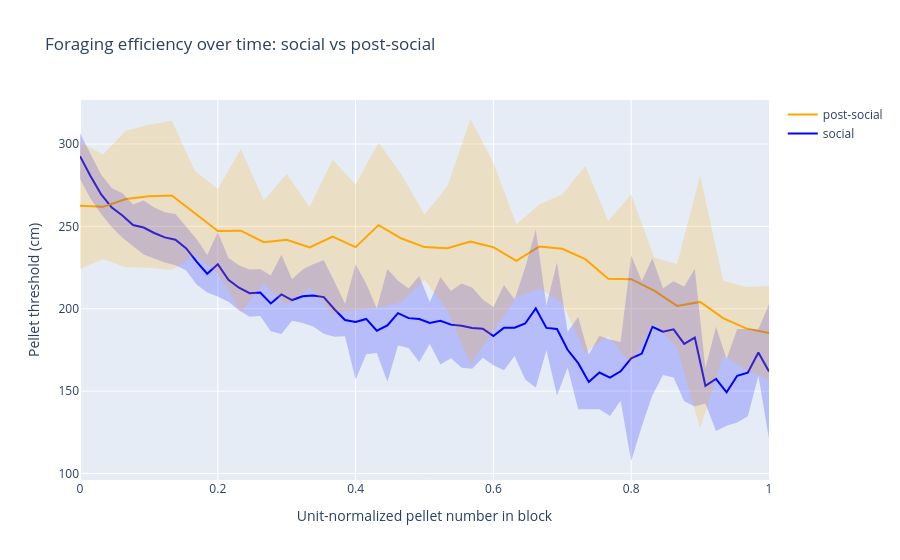

Notebook cell for this chart:
### Code cell
# Plotly line plots of `pel_in_block_means_social` and `pel_in_block_means_postsocial` with +/-
# shaded curves for sems
fig = go.Figure()

# Pel in block mean thresholds
fig.add_trace(
    go.Scatter(
        # x=np.arange(1, len(pel_in_block_means_social) + 1),
        x = np.linspace(0, 1, len(pel_in_block_means_social)),
        y=pel_in_block_means_social,
        mode="lines",
        name="social",
        line={"color": "blue"},
    )
)

fig.add_trace(
    go.Scatter(
        # x=np.arange(1, len(pel_in_block_means_postsocial) + 1),
        x = np.linspace(0, 1, len(pel_in_block_means_postsocial)),
        y=pel_in_block_means_postsocial,
        mode="lines",
        name="post-social",
        line={"color": "orange"},
    )
)


# Add shaded error regions
fig.add_trace(
    go.Scatter(
        # x=np.arange(1, len(pel_in_block_means_social) + 1),
        x = np.linspace(0, 1, len(pel_in_block_means_social)),
        y=pel_in_block_means_social + pel_in_block_sem_social,
        mode="lines",
        line={"width": 0},
        showlegend=False,
        name="social_upper",
    )
)

fig.add_trace(
    go.Scatter(
        # x=np.arange(1, len(pel_in_block_means_social) + 1),
        x = np.linspace(0, 1, len(pel_in_block_means_social)),
        y=pel_in_block_means_social - pel_in_block_sem_social,
        mode="lines",
        line={"width": 0},
        fill="tonexty",
        fillcolor="rgba(0, 0, 255, 0.2)",  # Light blue
        showlegend=False,
        name="social_lower",
    )
)

fig.add_trace(
    go.Scatter(
        # x=np.arange(1, len(pel_in_block_means_postsocial) + 1),
        x = np.linspace(0, 1, len(pel_in_block_means_postsocial)),
        y=pel_in_block_means_postsocial + pel_in_block_sem_postsocial,
        mode="lines",
        line={"width": 0},
        showlegend=False,
        name="postsocial_upper",
    )
)

fig.add_trace(
    go.Scatter(
        # x=np.arange(1, len(pel_in_block_means_postsocial) + 1),
        x = np.linspace(0, 1, len(pel_in_block_means_postsocial)),
        y=pel_in_block_means_postsocial - pel_in_block_sem_postsocial,
        mode="lines",
        line={"width": 0},
        fill="tonexty",
        fillcolor="rgba(255, 165, 0, 0.2)",  # Light orange
        showlegend=False,
        name="postsocial_lower",
    )
)

# Update layout for better appearance
fig.update_layout(
    # xaxis_title="Pellet number in block",
    xaxis_title="Unit-normalized pellet number in block",
    yaxis_title="Pellet threshold (cm)",
    title="Foraging efficiency over time: social vs post-social",
    hovermode="x unified",
    showlegend=True,
)

fig.write_image("figures/foraging_efficiency_over_time_social_vs_post-social.svg")
fig.show()

### Figure 1 — Plotly figure (JSON) as saved in the notebook; plotly's stock layout.template omitted (floating-point values rounded to 4 significant figures)
{"data": [{"line": {"color": "blue"}, "mode": "lines", "name": "social", "type": "scatter", "x": [0, 0.01538, 0.03077, 0.04615, 0.06154, 0.07692, 0.09231, 0.1077, 0.1231, 0.1385, 0.1538, 0.1692, 0.1846, 0.2, 0.2154, 0.2308, 0.2462, 0.2615, 0.2769, 0.2923, 0.3077, 0.3231, 0.3385, 0.3538, 0.3692, 0.3846, 0.4, 0.4154, 0.4308, 0.4462, 0.4615, 0.4769, 0.4923, 0.5077, 0.5231, 0.5385, 0.5538, 0.5692, 0.5846, 0.6, 0.6154, 0.6308, 0.6462, 0.6615, 0.6769, 0.6923, 0.7077, 0.7231, 0.7385, 0.7538, 0.7692, 0.7846, 0.8, 0.8154, 0.8308, 0.8462, 0.8615, 0.8769, 0.8923, 0.9077, 0.9231, 0.9385, 0.9538, 0.9692, 0.9846, 1], "y": [292.6, 280.4, 269.4, 261.4, 256.6, 250.8, 249.3, 246.0, 243.3, 241.9, 236.7, 228.6, 221.3, 227.0, 217.6, 212.8, 209.5, 209.9, 203.2, 208.7, 205.3, 207.6, 208.1, 207.1, 199.7, 193.2, 192.0, 193.8, 186.7, 189.9, 197.3, 194.3, 193.8, 191.4, 192.7, 190.4, 189.7, 188.3, 187.9, 183.4, 188.5, 188.4, 191.0, 200.2, 188.4, 187.7, 175.1, 167.0, 155.6, 161.3, 158.1, 162.0, 169.9, 172.8, 189.1, 186.1, 187.5, 178.7, 182.5, 153.2, 157.5, 149.3, 159.3, 161.2, 173.4, 161.9]}, {"line": {"color": "orange"}, "mode": "lines", "name": "post-social", "type": "scatter", "x": [0, 0.03333, 0.06667, 0.1, 0.1333, 0.1667, 0.2, 0.2333, 0.2667, 0.3, 0.3333, 0.3667, 0.4, 0.4333, 0.4667, 0.5, 0.5333, 0.5667, 0.6, 0.6333, 0.6667, 0.7, 0.7333, 0.7667, 0.8, 0.8333, 0.8667, 0.9, 0.9333, 0.9667, 1], "y": [262.6, 261.8, 266.6, 268.3, 268.8, 258.1, 247.2, 247.4, 240.4, 241.9, 237.3, 243.8, 237.4, 250.8, 242.6, 237.4, 236.7, 240.8, 237.4, 229.0, 237.8, 236.4, 230.1, 218.3, 218.0, 211.0, 201.7, 204.2, 194.3, 188.1, 185.3]}, {"line": {"width": 0}, "mode": "lines", "name": "social_upper", "showlegend": false, "type": "scatter", "x": [0, 0.01538, 0.03077, 0.04615, 0.06154, 0.07692, 0.09231, 0.1077, 0.1231, 0.1385, 0.1538, 0.1692, 0.1846, 0.2, 0.2154, 0.2308, 0.2462, 0.2615, 0.2769, 0.2923, 0.3077, 0.3231, 0.3385, 0.3538, 0.3692, 0.3846, 0.4, 0.4154, 0.4308, 0.4462, 0.4615, 0.4769, 0.4923, 0.5077, 0.5231, 0.5385, 0.5538, 0.5692, 0.5846, 0.6, 0.6154, 0.6308, 0.6462, 0.6615, 0.6769, 0.6923, 0.7077, 0.7231, 0.7385, 0.7538, 0.7692, 0.7846, 0.8, 0.8154, 0.8308, 0.8462, 0.8615, 0.8769, 0.8923, 0.9077, 0.9231, 0.9385, 0.9538, 0.9692, 0.9846, 1], "y": [306.5, 294.1, 281.3, 273.3, 270.2, 263.3, 265.7, 261.5, 258.6, 257.5, 250.1, 242.4, 232.6, 246.5, 230.8, 226.4, 223.9, 224.2, 220.1, 232.8, 217.9, 223.9, 226.9, 229.4, 216.5, 203.0, 227.1, 215.2, 200.1, 224.1, 217.0, 212.4, 219.9, 204.0, 219.2, 210.7, 215.3, 212.9, 205.6, 201.1, 214.4, 205.6, 225.0, 248.2, 201.9, 228.1, 185.9, 195.0, 172.3, 183.6, 181.4, 179.9, 232.3, 216.9, 230.6, 212.4, 216.7, 213.5, 224.3, 163.9, 189.1, 169.5, 187.6, 187.6, 187.5, 202.8]}, {"fill": "tonexty", "fillcolor": "rgba(0, 0, 255, 0.2)", "line": {"width": 0}, "mode": "lines", "name": "social_lower", "showlegend": false, "type": "scatter", "x": [0, 0.01538, 0.03077, 0.04615, 0.06154, 0.07692, 0.09231, 0.1077, 0.1231, 0.1385, 0.1538, 0.1692, 0.1846, 0.2, 0.2154, 0.2308, 0.2462, 0.2615, 0.2769, 0.2923, 0.3077, 0.3231, 0.3385, 0.3538, 0.3692, 0.3846, 0.4, 0.4154, 0.4308, 0.4462, 0.4615, 0.4769, 0.4923, 0.5077, 0.5231, 0.5385, 0.5538, 0.5692, 0.5846, 0.6, 0.6154, 0.6308, 0.6462, 0.6615, 0.6769, 0.6923, 0.7077, 0.7231, 0.7385, 0.7538, 0.7692, 0.7846, 0.8, 0.8154, 0.8308, 0.8462, 0.8615, 0.8769, 0.8923, 0.9077, 0.9231, 0.9385, 0.9538, 0.9692, 0.9846, 1], "y": [278.8, 266.8, 257.5, 249.6, 243.1, 238.2, 233.0, 230.5, 228.1, 226.4, 223.3, 214.7, 209.9, 207.5, 204.3, 199.1, 195.1, 195.6, 186.3, 184.6, 192.7, 191.4, 189.2, 184.8, 182.9, 183.3, 156.9, 172.4, 173.2, 155.6, 177.7, 176.2, 167.6, 178.8, 166.1, 170.0, 164.1, 163.6, 170.3, 165.7, 162.6, 171.3, 157.0, 152.2, 174.9, 147.3, 164.3, 138.9, 138.9, 138.9, 134.9, 144.1, 107.6, 128.7, 147.5, 159.8, 158.3, 143.9, 140.7, 142.5, 125.8, 129.0, 130.9, 134.7, 159.3, 120.9]}, {"line": {"width": 0}, "mode": "lines", "name": "postsocial_upper", "showlegend": false, "type": "scatter", "x": [0, 0.03333, 0.06667, 0.1, 0.1333, 0.1667, 0.2, 0.2333, 0.2667, 0.3, 0.3333, 0.3667, 0.4, 0.4333, 0.4667, 0.5, 0.5333, 0.5667, 0.6, 0.6333, 0.6667, 0.7, 0.7333, 0.7667, 0.8, 0.8333, 0.8667, 0.9, 0.9333, 0.9667, 1], "y": [301.1, 293.6, 308.1, 311.8, 314.0, 283.7, 272.7, 296.9, 265.7, 281.9, 261.7, 290.5, 275.4, 300.9, 281.3, 257.3, 274.4, 315.2, 288.5, 251.2, 263.3, 269.4, 286.7, 253.3, 269.3, 231.1, 227.0, 280.9, 217.2, 213.2, 213.9]}, {"fill": "tonexty", "fillcolor": "rgba(255, 165, 0, 0.2)", "line": {"width": 0}, "mode": "lines", "name": "postsocial_lower", "showlegend": false, "type": "scatter", "x": [0, 0.03333, 0.06667, 0.1, 0.1333, 0.1667, 0.2, 0.2333, 0.2667, 0.3, 0.3333, 0.3667, 0.4, 0.4333, 0.4667, 0.5, 0.5333, 0.5667, 0.6, 0.6333, 0.6667, 0.7, 0.7333, 0.7667, 0.8, 0.8333, 0.8667, 0.9, 0.9333, 0.9667, 1], "y": [224.1, 230.1, 225.1, 224.8, 223.5, 232.5, 221.6, 197.9, 215.1, 201.9, 212.8, 197.1, 199.4, 200.6, 204.0, 217.5, 199.1, 166.5, 186.3, 206.8, 212.3, 203.5, 173.5, 183.3, 166.6, 190.9, 176.4, 127.4, 171.5, 163.0, 156.7]}], "layout": {"hovermode": "x unified", "showlegend": true, "title": {"text": "Foraging efficiency over time: social vs post-social"}, "xaxis": {"title": {"text": "Unit-normalized pellet number in block"}}, "yaxis": {"title": {"text": "Pellet threshold (cm)"}}}}
